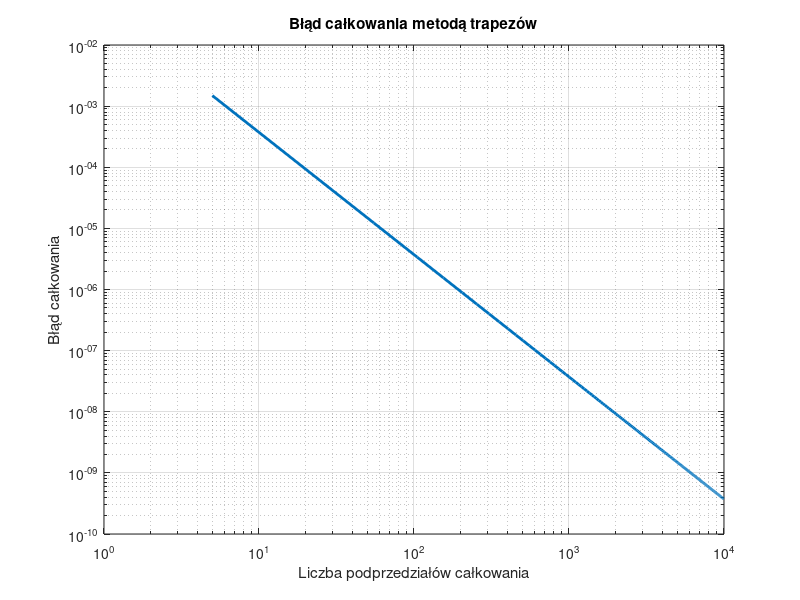

Here is the MATLAB script that generated this plot:
function [integration_error, Nt, ft_5, integral_1000] = zadanie2()
    % Numeryczne całkowanie metodą trapezów.
    % Nt - wektor zawierający liczby podprzedziałów całkowania
    % integration_error - integration_error(1,i) zawiera błąd całkowania wyznaczony
    %   dla liczby podprzedziałów równej Nt(i). Zakładając, że obliczona wartość całki
    %   dla Nt(i) liczby podprzedziałów całkowania wyniosła integration_result,
    %   to integration_error(1,i) = abs(integration_result - reference_value),
    %   gdzie reference_value jest wartością referencyjną całki.
    % ft_5 - gęstość funkcji prawdopodobieństwa dla t=5
    % integral_1000 - całka od 0 do 5 funkcji gęstości prawdopodobieństwa
    %   dla 1000 podprzedziałów całkowania

    % Wartość referencyjna całki
    reference_value = 0.0473612919396179;

    % Definiowanie wektora liczby podprzedziałów całkowania
    Nt = 5:50:10^4;
    
    % Wektor do przechowywania błędów całkowania
    integration_error = zeros(size(Nt));

    % Definiowanie funkcji gęstości prawdopodobieństwa
    sigma = 3;
    mu = 10;
    f = @(t) (1/(sigma*sqrt(2*pi))) * exp(-((t - mu).^2)/(2*sigma^2));

    % Wyznaczenie wartości f(t) dla t=5
    ft_5 = f(5);

    % Całkowanie metodą trapezów
    function integral = trapezoidal_integration(f, a, b, k)
        delta = (b - a) / k;
        x = a:delta:b;
        y = f(x);
        integral = delta * (0.5 * y(1) + sum(y(2:end-1)) + 0.5 * y(end));
    end

    % Wyznaczenie wartości całki dla N=1000
    integral_1000 = trapezoidal_integration(f, 0, 5, 1000);
    
    % Pętla po różnych liczbach podprzedziałów całkowania
    for i = 1:length(Nt)
        N = Nt(i);
        integration_result = trapezoidal_integration(f, 0, 5, N);
        integration_error(i) = abs(integration_result - reference_value);
    end
    
    % Wykres błędu całkowania
    figure;
    loglog(Nt, integration_error, 'LineWidth', 2);
    xlabel('Liczba podprzedziałów całkowania');
    ylabel('Błąd całkowania');
    title('Błąd całkowania metodą trapezów');
    grid on;
    
    % Zapis wykresu do pliku
    saveas(gcf, 'zadanie2.png');
end
